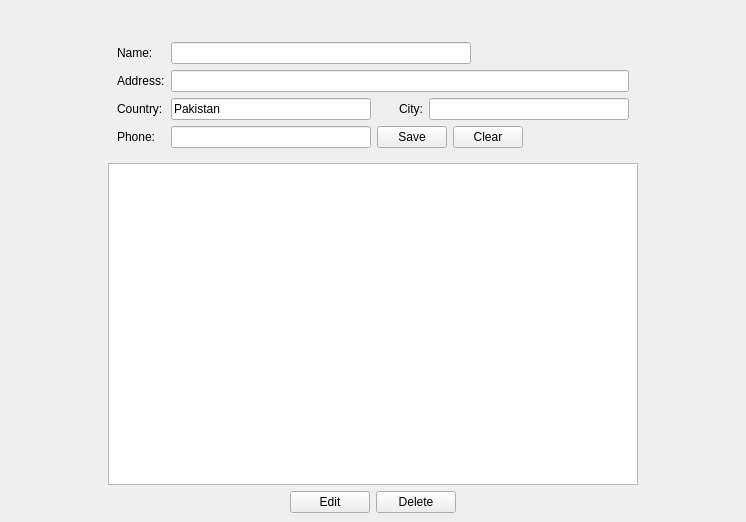
<?xml version="1.0" encoding="UTF-8"?>
<ui version="4.0">
 <class>ManageSalesMan</class>
 <widget class="QWidget" name="ManageSalesMan">
  <property name="geometry">
   <rect>
    <x>0</x>
    <y>0</y>
    <width>746</width>
    <height>522</height>
   </rect>
  </property>
  <property name="windowTitle">
   <string>Form</string>
  </property>
  <layout class="QGridLayout" name="gridLayout">
   <property name="topMargin">
    <number>9</number>
   </property>
   <property name="bottomMargin">
    <number>9</number>
   </property>
   <property name="verticalSpacing">
    <number>6</number>
   </property>
   <item row="0" column="0">
    <widget class="QFrame" name="frame">
     <property name="maximumSize">
      <size>
       <width>530</width>
       <height>16777215</height>
      </size>
     </property>
     <property name="frameShape">
      <enum>QFrame::NoFrame</enum>
     </property>
     <property name="frameShadow">
      <enum>QFrame::Raised</enum>
     </property>
     <layout class="QVBoxLayout" name="verticalLayout">
      <property name="leftMargin">
       <number>0</number>
      </property>
      <property name="topMargin">
       <number>0</number>
      </property>
      <property name="rightMargin">
       <number>0</number>
      </property>
      <property name="bottomMargin">
       <number>0</number>
      </property>
      <item>
       <widget class="QWidget" name="formWidget" native="true">
        <property name="maximumSize">
         <size>
          <width>16777215</width>
          <height>170</height>
         </size>
        </property>
        <layout class="QGridLayout" name="gridLayout_2">
         <item row="0" column="1">
          <widget class="QLabel" name="lbl_id">
           <property name="font">
            <font>
             <pointsize>12</pointsize>
             <weight>75</weight>
             <bold>true</bold>
            </font>
           </property>
           <property name="text">
            <string/>
           </property>
          </widget>
         </item>
         <item row="1" column="0">
          <widget class="QLabel" name="label">
           <property name="text">
            <string>Name:</string>
           </property>
          </widget>
         </item>
         <item row="2" column="0">
          <widget class="QLabel" name="label_2">
           <property name="text">
            <string>Address:</string>
           </property>
          </widget>
         </item>
         <item row="3" column="0">
          <widget class="QLabel" name="label_3">
           <property name="text">
            <string>Country:</string>
           </property>
          </widget>
         </item>
         <item row="3" column="1">
          <widget class="QLineEdit" name="country">
           <property name="maximumSize">
            <size>
             <width>200</width>
             <height>16777215</height>
            </size>
           </property>
           <property name="text">
            <string>Pakistan</string>
           </property>
          </widget>
         </item>
         <item row="3" column="2">
          <layout class="QHBoxLayout" name="horizontalLayout">
           <item>
            <widget class="QLabel" name="label_5">
             <property name="text">
              <string>City:</string>
             </property>
             <property name="alignment">
              <set>Qt::AlignRight|Qt::AlignTrailing|Qt::AlignVCenter</set>
             </property>
            </widget>
           </item>
           <item>
            <widget class="QLineEdit" name="city">
             <property name="maximumSize">
              <size>
               <width>200</width>
               <height>16777215</height>
              </size>
             </property>
            </widget>
           </item>
          </layout>
         </item>
         <item row="4" column="0">
          <widget class="QLabel" name="label_6">
           <property name="text">
            <string>Phone:</string>
           </property>
          </widget>
         </item>
         <item row="4" column="1">
          <widget class="QLineEdit" name="phone">
           <property name="maximumSize">
            <size>
             <width>200</width>
             <height>16777215</height>
            </size>
           </property>
          </widget>
         </item>
         <item row="4" column="2">
          <layout class="QHBoxLayout" name="horizontalLayout_2">
           <item>
            <widget class="QPushButton" name="save_btn">
             <property name="maximumSize">
              <size>
               <width>70</width>
               <height>16777215</height>
              </size>
             </property>
             <property name="text">
              <string>Save</string>
             </property>
            </widget>
           </item>
           <item>
            <widget class="QPushButton" name="clear_btn">
             <property name="maximumSize">
              <size>
               <width>70</width>
               <height>16777215</height>
              </size>
             </property>
             <property name="text">
              <string>Clear</string>
             </property>
            </widget>
           </item>
           <item>
            <spacer name="horizontalSpacer_3">
             <property name="orientation">
              <enum>Qt::Horizontal</enum>
             </property>
             <property name="sizeHint" stdset="0">
              <size>
               <width>40</width>
               <height>20</height>
              </size>
             </property>
            </spacer>
           </item>
          </layout>
         </item>
         <item row="2" column="1" colspan="2">
          <widget class="QLineEdit" name="address"/>
         </item>
         <item row="1" column="1" colspan="2">
          <widget class="QLineEdit" name="name">
           <property name="maximumSize">
            <size>
             <width>300</width>
             <height>16777215</height>
            </size>
           </property>
          </widget>
         </item>
        </layout>
       </widget>
      </item>
      <item>
       <widget class="QTableWidget" name="detailtable">
        <property name="editTriggers">
         <set>QAbstractItemView::NoEditTriggers</set>
        </property>
        <property name="selectionMode">
         <enum>QAbstractItemView::SingleSelection</enum>
        </property>
        <property name="selectionBehavior">
         <enum>QAbstractItemView::SelectRows</enum>
        </property>
       </widget>
      </item>
      <item>
       <widget class="QWidget" name="widget" native="true">
        <layout class="QHBoxLayout" name="horizontalLayout_4">
         <property name="leftMargin">
          <number>0</number>
         </property>
         <property name="topMargin">
          <number>0</number>
         </property>
         <property name="rightMargin">
          <number>0</number>
         </property>
         <property name="bottomMargin">
          <number>0</number>
         </property>
         <item>
          <spacer name="horizontalSpacer">
           <property name="orientation">
            <enum>Qt::Horizontal</enum>
           </property>
           <property name="sizeHint" stdset="0">
            <size>
             <width>178</width>
             <height>20</height>
            </size>
           </property>
          </spacer>
         </item>
         <item>
          <widget class="QPushButton" name="edit_btn">
           <property name="text">
            <string>Edit</string>
           </property>
          </widget>
         </item>
         <item>
          <widget class="QPushButton" name="delete_btn">
           <property name="text">
            <string>Delete</string>
           </property>
          </widget>
         </item>
         <item>
          <spacer name="horizontalSpacer_2">
           <property name="orientation">
            <enum>Qt::Horizontal</enum>
           </property>
           <property name="sizeHint" stdset="0">
            <size>
             <width>178</width>
             <height>20</height>
            </size>
           </property>
          </spacer>
         </item>
        </layout>
       </widget>
      </item>
     </layout>
    </widget>
   </item>
  </layout>
 </widget>
 <tabstops>
  <tabstop>name</tabstop>
  <tabstop>address</tabstop>
  <tabstop>country</tabstop>
  <tabstop>city</tabstop>
  <tabstop>phone</tabstop>
  <tabstop>save_btn</tabstop>
  <tabstop>clear_btn</tabstop>
  <tabstop>edit_btn</tabstop>
  <tabstop>delete_btn</tabstop>
  <tabstop>detailtable</tabstop>
 </tabstops>
 <resources/>
 <connections/>
</ui>
